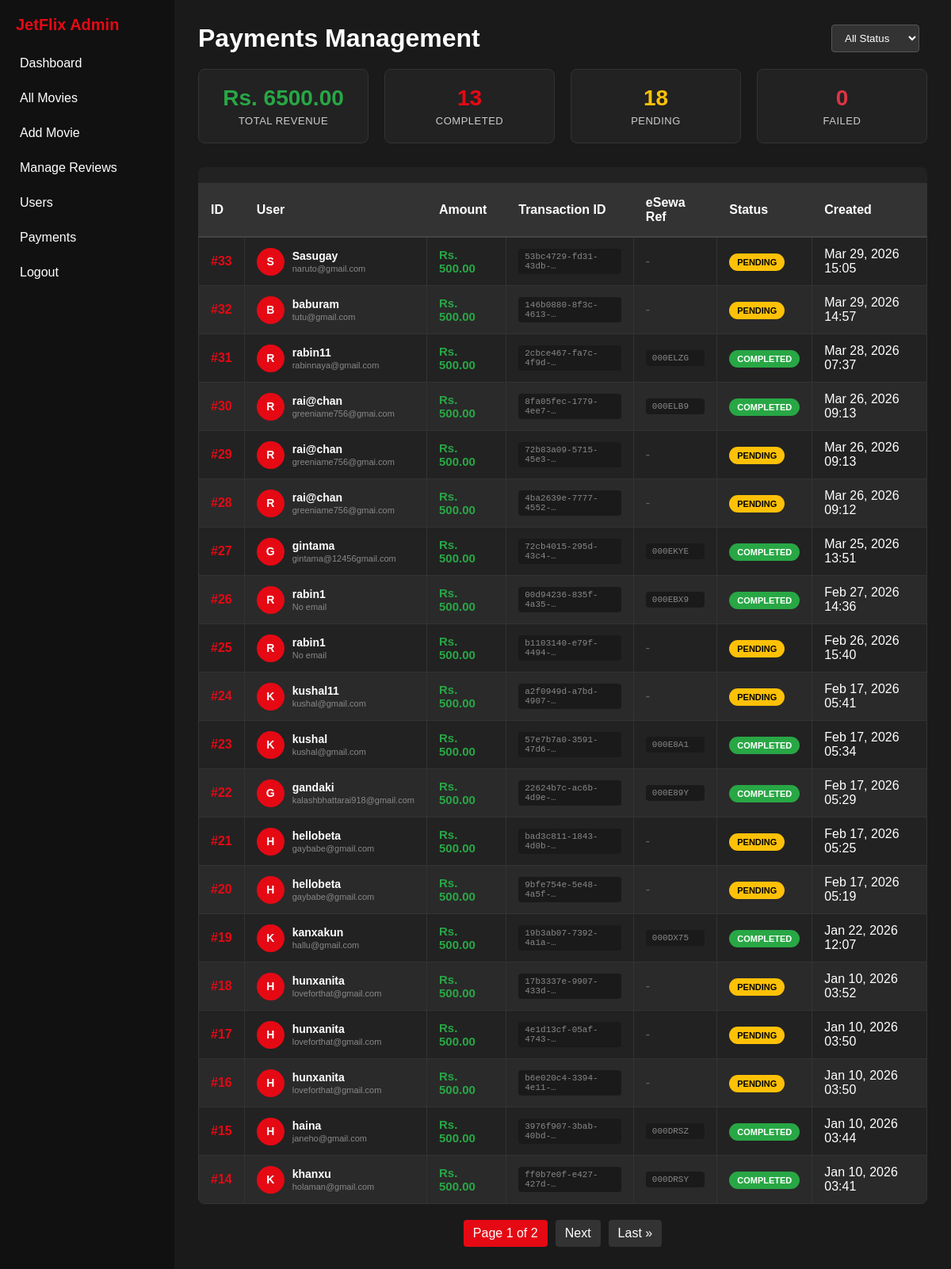
Page /adminpanel/payments/ (signed in) on the earlier database version.
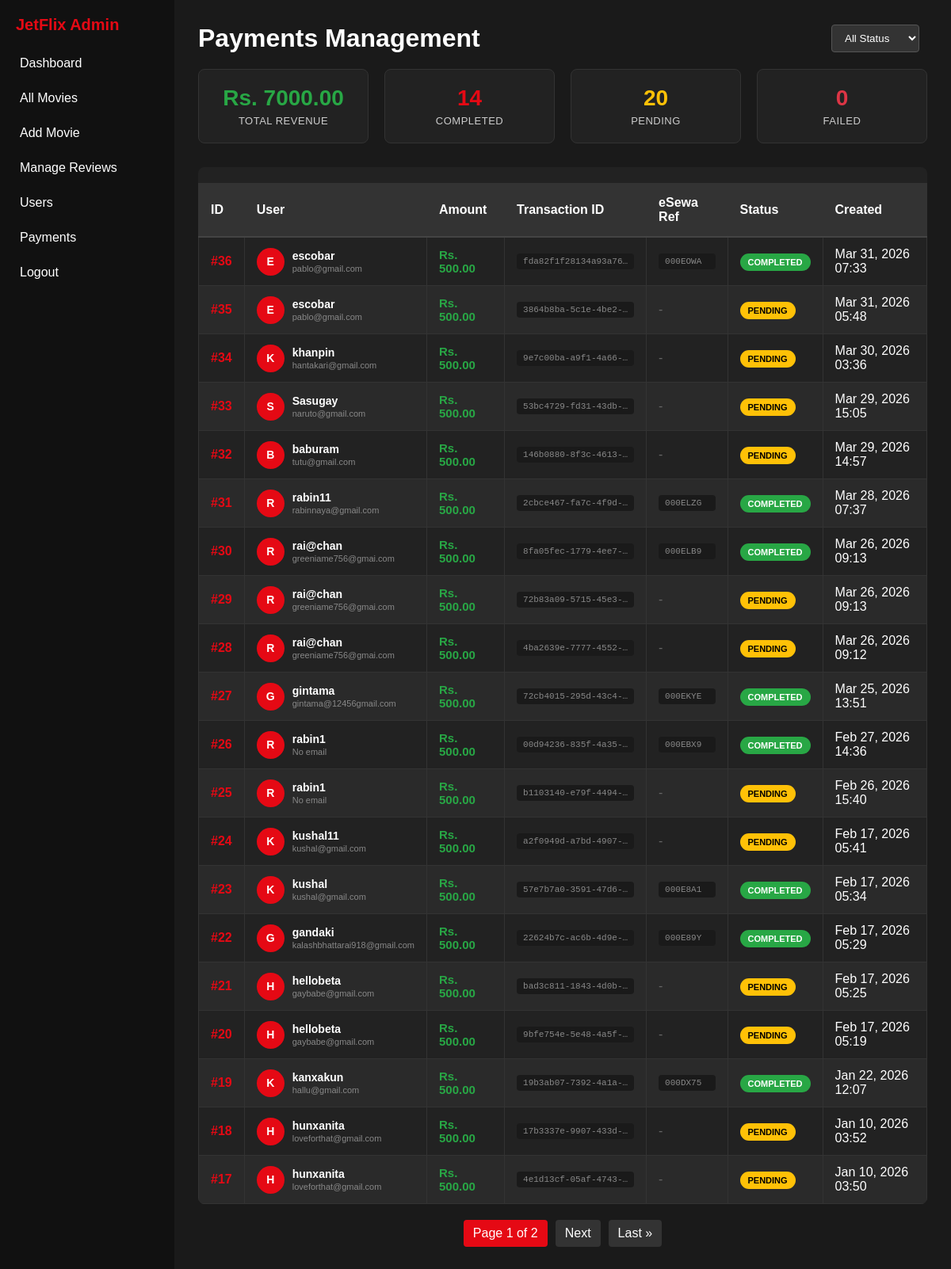
Same page on the later database version.
### home/models.py (models this page shows, shortened)
class Payment(models.Model):
    PAYMENT_STATUS = [
        ('pending', 'Pending'),
        ('completed', 'Completed'),
        ('failed', 'Failed'),
    ]
    id = models.AutoField(primary_key=True)
    user = models.ForeignKey(User, on_delete=models.CASCADE, related_name='payments')
    amount = models.DecimalField(max_digits=10, decimal_places=2, default=500.00)
    transaction_id = models.CharField(max_length=100, unique=True)
    esewa_ref_id = models.CharField(max_length=100, blank=True, null=True)
    status = models.CharField(max_length=20, choices=PAYMENT_STATUS, default='pending')
    created_at = models.DateTimeField(auto_now_add=True)

### adminpanel/views.py (the view)
# urls.py: path('payments/', views.manage_payments, name='manage_payments'),
@staff_member_required
def manage_payments(request):
    from home.models import Payment
    from django.db.models import Sum
    payments = Payment.objects.select_related('user').order_by('-created_at')
    total_revenue = Payment.objects.filter(status='completed').aggregate(Sum('amount'))['amount__sum'] or 0
    completed_payments = Payment.objects.filter(status='completed').count()
    pending_payments = Payment.objects.filter(status='pending').count()
    failed_payments = Payment.objects.filter(status='failed').count()
    paginator = Paginator(payments, 20)
    page_number = request.GET.get('page')
    page_obj = paginator.get_page(page_number)
    return render(request, 'adminpanel/manage_payments.html', {
        'page_obj': page_obj,
        'payments': page_obj,
        'total_revenue': total_revenue,
        'completed_payments': completed_payments,
        'pending_payments': pending_payments,
        'failed_payments': failed_payments,
    })

### home/context_processors.py (called while the page is built)
def all_movies(request):
    if request.user.is_authenticated:
        movies = Movie.objects.filter(is_published=True).select_related('language').prefetch_related('genres').all()
        return {'all_movies': movies}
    return {'all_movies': []}

### adminpanel/templates/adminpanel/manage_payments.html (shortened to what this page needs)
{% extends 'adminpanel/base.html' %}
{% block content %}
<div class="payments-header">
  <h1>Payments Management</h1>
  <div>
    <select class="filter-box" id="statusFilter">
      <option value="">All Status</option>
    </select>
  </div>
</div>
<div class="payments-stats">
  <div class="stat-card revenue">
    <div class="stat-number">Rs. {{ total_revenue|floatformat:2 }}</div>
    <div class="stat-label">Total Revenue</div>
  </div>
  <div class="stat-card">
    <div class="stat-number">{{ completed_payments }}</div>
    <div class="stat-label">Completed</div>
  </div>
  <div class="stat-card pending">
    <div class="stat-number">{{ pending_payments }}</div>
    <div class="stat-label">Pending</div>
  </div>
  <div class="stat-card failed">
    <div class="stat-number">{{ failed_payments }}</div>
    <div class="stat-label">Failed</div>
  </div>
</div>
<div class="payments-table">
  <table>
    <thead>
      <tr>
        <th>ID</th>
        <th>User</th>
        <th>Amount</th>
        <th>Transaction ID</th>
        <th>eSewa Ref</th>
        <th>Status</th>
        <th>Created</th>
      </tr>
    </thead>
    <tbody id="paymentsTableBody">
      {% for payment in payments %}
      <tr data-status="{{ payment.status }}">
        <td style="font-weight: 600; color: #e50914;">#{{ payment.id }}</td>
        <td>
          <div class="user-info">
            <div class="user-avatar">
              {{ payment.user.username|first|upper }}
            </div>
            <div class="user-details">
              <h4>{{ payment.user.username }}</h4>
              <p>{{ payment.user.email|default:"No email" }}</p>
            </div>
          </div>
        </td>
        <td class="amount-cell">Rs. {{ payment.amount }}</td>
        <td>
          <div class="transaction-id">{{ payment.transaction_id|truncatechars:20 }}</div>
        </td>
        <td>
          {% if payment.esewa_ref_id %}
            <div class="transaction-id">{{ payment.esewa_ref_id|truncatechars:15 }}</div>
          {% else %}
            <span style="color: #666;">-</span>
          {% endif %}
        </td>
        <td>
          <span class="status-badge status-{{ payment.status }}">
            {{ payment.get_status_display }}
          </span>
        </td>
        <td>{{ payment.created_at|date:"M d, Y H:i" }}</td>
      </tr>
      {% empty %}
      <tr>
        <td colspan="7" style="text-align: center; padding: 40px; color: #888;">
          No payments found.
        </td>
      </tr>
      {% endfor %}
    </tbody>
  </table>
</div>
{% if page_obj.has_other_pages %}
<div class="pagination">
  <span class="current">
    Page {{ page_obj.number }} of {{ page_obj.paginator.num_pages }}
  </span>
  {% if page_obj.has_next %}
    <a href="?page={{ page_obj.next_page_number }}">Next</a>
    <a href="?page={{ page_obj.paginator.num_pages }}">Last &raquo;</a>
  {% endif %}
</div>
{% endif %}
{% endblock %}

Differences in the rows shown:
no longer on this page (row unchanged): Payment: id "16", user.username|first "H", user.username "hunxanita", user.email "loveforthat@gmail.com", amount "500.00", transaction_id "b6e020c4-3394-4e11-…", status "PENDING", created_at "Jan 10, 2026 03:50"
no longer on this page (row unchanged): Payment: id "15", user.username|first "H", user.username "haina", user.email "janeho@gmail.com", amount "500.00", transaction_id "3976f907-3bab-40bd-…", esewa_ref_id "000DRSZ", status "COMPLETED", created_at "Jan 10, 2026 03:44"
no longer on this page (row unchanged): Payment: id "14", user.username|first "K", user.username "khanxu", user.email "holaman@gmail.com", amount "500.00", transaction_id "ff0b7e0f-e427-427d-…", esewa_ref_id "000DRSY", status "COMPLETED", created_at "Jan 10, 2026 03:41"
added Payment: id "36", user.username|first "E", user.username "escobar", user.email "pablo@gmail.com", amount "500.00", transaction_id "fda82f1f28134a93a76…", esewa_ref_id "000EOWA", status "COMPLETED", created_at "Mar 31, 2026 07:33"
added Payment: id "35", user.username|first "E", user.username "escobar", user.email "pablo@gmail.com", amount "500.00", transaction_id "3864b8ba-5c1e-4be2-…", status "PENDING", created_at "Mar 31, 2026 05:48"
added Payment: id "34", user.username|first "K", user.username "khanpin", user.email "hantakari@gmail.com", amount "500.00", transaction_id "9e7c00ba-a9f1-4a66-…", status "PENDING", created_at "Mar 30, 2026 03:36"
Other differences:
{{ total_revenue|floatformat:2 }}: "6500.00" → "7000.00"
{{ completed_payments }}: "13" → "14"
{{ pending_payments }}: "18" → "20"
